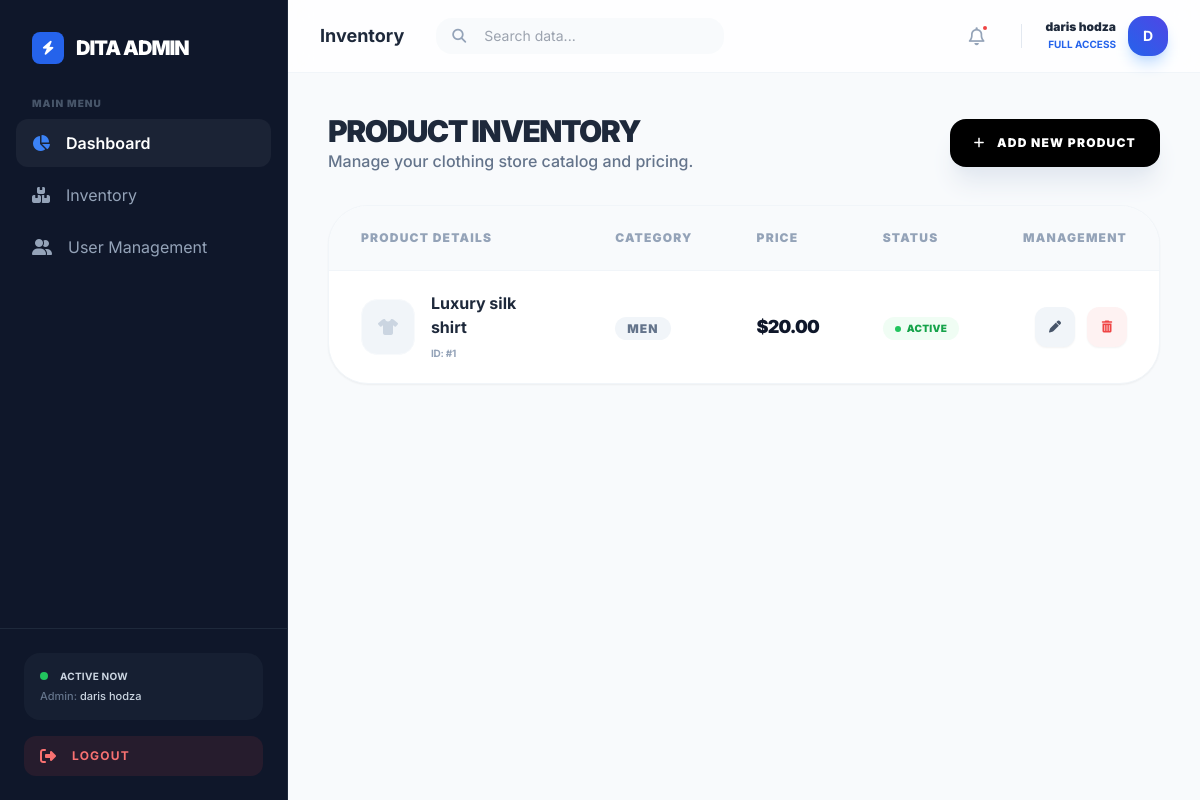
The page /admin/inventory.php (signed in) on the database its author committed.
### tables this page shows
CREATE TABLE `products` (
  `id` int NOT NULL,
  `name` varchar(100) NOT NULL,
  `price` decimal(10,2) NOT NULL,
  `image_url` varchar(255) DEFAULT NULL,
  `description` text,
  `sizes` varchar(255) DEFAULT 'S,M,L,XL',
  `category_id` int DEFAULT NULL
);

CREATE TABLE `categories` (
  `id` int NOT NULL,
  `name` varchar(50) NOT NULL
);

### admin/inventory.php (the view, shortened to what this page needs)
<?php
include('includes/header.php');
try {
    $query = "SELECT p.*, c.name as category_name
              FROM products p
              LEFT JOIN categories c ON p.category_id = c.id
              ORDER BY p.id DESC";
    $stmt = $pdo->prepare($query);
    $stmt->execute();
    $products = $stmt->fetchAll();
} catch (PDOException $e) {
    die("Database Error: " . $e->getMessage());
}
?>
<div class="max-w-7xl mx-auto">
    <div class="flex justify-between items-center mb-8">
        <div>
            <h1 class="text-3xl font-black text-slate-800 uppercase tracking-tighter">Product Inventory</h1>
            <p class="text-slate-500 font-medium">Manage your clothing store catalog and pricing.</p>
        </div>
        <a href="create.php" class="bg-black text-white px-6 py-4 rounded-2xl font-black uppercase text-xs tracking-widest hover:bg-slate-800 transition-all shadow-xl shadow-slate-200">
            <i class="fas fa-plus mr-2"></i> Add New Product
        </a>
    </div>
    <div class="bg-white rounded-[2.5rem] border border-slate-100 shadow-sm overflow-hidden">
        <table class="w-full text-left">
            <thead>
                <tr class="bg-slate-50 border-b border-slate-100">
                    <th class="px-8 py-6 text-xs font-black text-slate-400 uppercase tracking-widest">Product Details</th>
                    <th class="px-8 py-6 text-xs font-black text-slate-400 uppercase tracking-widest">Category</th>
                    <th class="px-8 py-6 text-xs font-black text-slate-400 uppercase tracking-widest">Price</th>
                    <th class="px-8 py-6 text-xs font-black text-slate-400 uppercase tracking-widest">Status</th>
                    <th class="px-8 py-6 text-xs font-black text-slate-400 uppercase tracking-widest text-right">Management</th>
                </tr>
            </thead>
            <tbody class="divide-y divide-slate-50">
                <?php foreach($products as $row): ?>
                <tr class="hover:bg-slate-50/50 transition-colors group">
                    <td class="px-8 py-5">
                        <div class="flex items-center gap-4">
                            <div class="w-14 h-14 bg-slate-100 rounded-2xl flex items-center justify-center overflow-hidden border border-slate-50">
                                <?php if(!empty($row['image_url'])): ?>
                                    <img src="assets/images/<?php echo htmlspecialchars($row['image_url']); ?>" class="w-full h-full object-cover">
                                <?php else: ?>
                                    <i class="fas fa-tshirt text-slate-300"></i>
                                <?php endif; ?>
                            </div>
                            <div>
                                <span class="block font-bold text-slate-800 group-hover:text-black transition-colors"><?php echo htmlspecialchars($row['name']); ?></span>
                                <span class="text-[10px] text-slate-400 font-bold uppercase tracking-tight">ID: #<?php echo $row['id']; ?></span>
                            </div>
                        </div>
                    </td>
                    <td class="px-8 py-5">
                        <span class="text-xs font-black uppercase tracking-widest text-slate-500 bg-slate-100 px-3 py-1 rounded-full">
                            <?php echo htmlspecialchars($row['category_name'] ?? 'Uncategorized'); ?>
                        </span>
                    </td>
                    <td class="px-8 py-5 font-black text-slate-900 tracking-tighter text-lg">
                        $<?php echo number_format($row['price'], 2); ?>
                    </td>
                    <td class="px-8 py-5">
                        <span class="inline-flex items-center gap-1.5 px-3 py-1 rounded-full text-[10px] font-black uppercase tracking-wide bg-green-50 text-green-600">
                            <span class="w-1.5 h-1.5 rounded-full bg-green-500"></span>
                            Active
                        </span>
                    </td>
                    <td class="px-8 py-5 text-right">
                        <div class="flex justify-end gap-3">
                            <a href="edit.php?id=<?php echo $row['id']; ?>" class="w-10 h-10 flex items-center justify-center rounded-xl bg-slate-100 text-slate-600 hover:bg-black hover:text-white transition-all shadow-sm">
                                <i class="fas fa-pen text-xs"></i>
                            </a>
                            <a href="delete.php?id=<?php echo $row['id']; ?>"
                               onclick="return confirm('Permanently remove this product from inventory?')"
                               class="w-10 h-10 flex items-center justify-center rounded-xl bg-red-50 text-red-500 hover:bg-red-500 hover:text-white transition-all shadow-sm">
                                <i class="fas fa-trash-alt text-xs"></i>
                            </a>
                        </div>
                    </td>
                </tr>
                <?php endforeach; ?>
            </tbody>
        </table>
    </div>
</div>
<?php include('includes/footer.php'); ?>

### admin/includes/header.php (style rules this page uses)
body { font-family: 'Inter', sans-serif; }

### rows shown on the page
products: name "Luxury silk shirt", id "1", category.name "MEN", price "20.00"

### other values the page prints
$_SESSION['username'] "daris hodza"
str_replace('.php', '', basename($_SERVER['PHP_SELF'])) "Inventory"
substr($_SESSION['username'] ?? 'A', 0, 1) "D"
